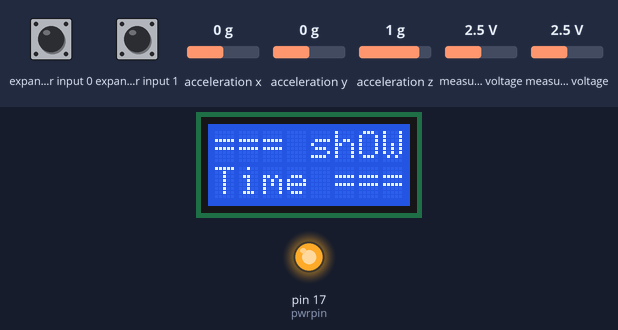
The sketch below on a simulated Arduino Uno, built with avr-gcc and run on an emulated ATmega328P. On the bench: 8×2 character LCD, output pins drawn as LEDs (lit = HIGH). Wiring (inferred from the names in the program): Wii Nunchuk at I2C address 0x52. Inputs (shaded band) come from the test bench; at power-on: expander input 0 HIGH, expander input 1 HIGH, acceleration x 0 g, acceleration y 0 g, acceleration z 1 g, measured voltage 2.5 V. What the sketch prints to the serial monitor is not drawn.

Above: at 0.2 s.
At 6.3 s:
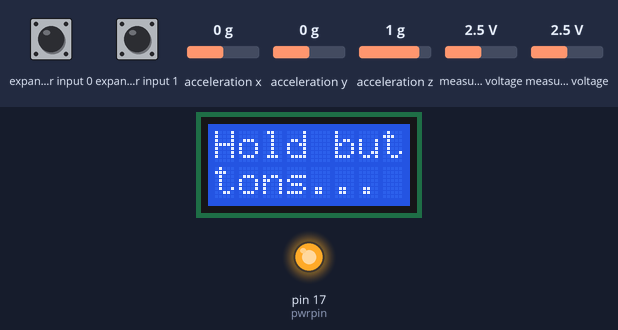
6.4 s: expander input 0 pulled LOW for 0.15 s
At 7.1 s:
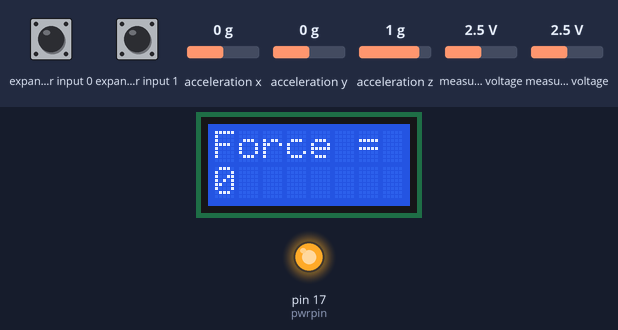
Timing chart, 0 to 9.4 s (numbered marks = the images above; inputs shaded):
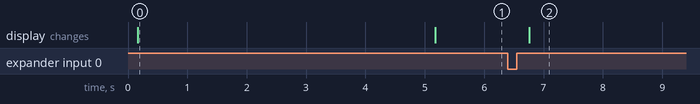

Measured:
- after the input at 6.4 s, the display: changes after 0.36 s (image 2)
- what the display in image 0 shows lasts 5.0 s, from 0.2 s to 5.2 s

The sketch:

shOWTime.ino
```cpp
/* shOWTime
 * Thomas Phillips
 * November 9, 2012
 *
 * Contains code from WiiChuckDemo --
 * 2008 Tod E. Kurt, http://thingm.com/
 *
 */

#include <Wire.h>
#include "nunchuck_funcs.h"
#include <LiquidCrystal.h>
#include <avr/sleep.h>

unsigned int accx, accy, accz;
byte zbut, cbut;

int loop_cnt = 0;
int endFlag = 1;
int sleepCounter = 0;
int firstX, firstY, firstZ, lastX, lastY, lastZ, force, time;
LiquidCrystal lcd(12, 11, 5, 4, 3, 2);

void setup()
{
  Serial.begin(19200);
  nunchuck_setpowerpins();
  nunchuck_init(); // send the initilization handshake
  time = 0;

  lcd.clear();
  lcd.begin(8, 2);

  // Display welcome message for 5 seconds
  char message[17] = "=== shOWTime ===";
  lcd.setCursor(0,0);
  lcd.write((byte*)message, 8);
  lcd.setCursor(0,1);
  lcd.print(message+8);
  Serial.print("\n=== shOWTime ===\n");
  delay(5000);

  //
  lcd.setCursor(0,1);
  char nextMessage[17] = "Hold buttons...";
  lcd.clear();
  lcd.write((byte*)nextMessage,8);
  lcd.setCursor(0,1);
  lcd.print(nextMessage+8);
}

void loop()
{
  if( loop_cnt > 100 )
  { // every 100 msecs get new data
    loop_cnt = 0;

    // Retrieve data from nunchuk every 100ms
    nunchuck_get_data();

    // Data is filled in a buffer, retrieved with the nunchuck_*() functions
    zbut = nunchuck_zbutton();
    cbut = nunchuck_cbutton();

    accx  = nunchuck_accelx();
    accy  = nunchuck_accely();
    accz  = nunchuck_accelz();

    // Detect for when C and Z buttons are pressed together
    if ((1 == zbut) || (1 == cbut))
    {
      if (endFlag)
      {
        firstX = accx;
        firstY = accy;
        firstZ = accz;
      }

      endFlag = 0;
      time++;
    }

    // Execution will stay in this loop while C and Z buttons are not pressed.
    // The code inside the else if will only execute if the endFlag value is
    // equal to 1. Using this also allows the code to execute only once, as
    // opposed to each iteration of the loop() function.
    else if ((0 == zbut) || (0 == cbut))
    {
      if (!endFlag)
      {
        lastX = accx;
        lastY = accy;
        lastZ = accz;
        force = (((abs(firstX - lastX))+(abs(firstY - lastY))+(abs(firstZ - lastZ)))/time);

        Serial.print("\n\n------------------------------------------------------\n");
        Serial.print("------------------------------------------------------\n\n");

        Serial.print("C and Z buttons were held for ");
        Serial.print(time);
        Serial.print(" ticks.\n");

        Serial.print("\tFirst\tLast\tDifference\nX\t");
        Serial.print(firstX);
        Serial.print("\t");
        Serial.print(lastX);
        Serial.print("\t");
        Serial.print(abs(firstX - lastX));
        Serial.print("\nY\t");
        Serial.print(firstY);
        Serial.print("\t");
        Serial.print(lastY);
        Serial.print("\t");
        Serial.print(abs(firstY - lastY));
        Serial.print("\nZ\t");
        Serial.print(firstZ);
        Serial.print("\t");
        Serial.print(lastZ);
        Serial.print("\t");
        Serial.print(abs(firstZ - lastZ));
        Serial.print("\n\nDerived Force: ");
        Serial.print(force);
        Serial.print("\n\n------------------------------------------------------\n");
        Serial.print("------------------------------------------------------\n\n");

        lcd.clear();
        lcd.print("Force = ");
        lcd.setCursor(0,1);
        lcd.print(force);


        time = 0;

        firstX = 0;
        firstY = 0;
        firstZ = 0;

        lastX = 0;
        lastY = 0;
        lastZ = 0;

        endFlag = 1;

      }
    }
  }

if(sleepCounter > 1000)
{
//    set_sleep_mode(SLEEP_MODE_PWR_DOWN);
}
  loop_cnt++;
  sleepCounter++;
  delay(1);

}
```

nunchuck_funcs.h
```cpp
/*
 * Nunchuck functions  -- Talk to a Wii Nunchuck
 *
 * This library is from the Bionic Arduino course :
 *                          http://todbot.com/blog/bionicarduino/
 *
 * 2011 John Innis http://johninnis.com
 *      Updated nunchuck_accel* and nunchuck_print_data() functions
 *      To correctly and gracefully handle combining of the Word 5 bits
 *      Special stripped version eliminates print function
 *
 * 2007 Tod E. Kurt, http://todbot.com/blog/
 *
 * The Wii Nunchuck reading code originally from Windmeadow Labs
 *   http://www.windmeadow.com/node/42
 */

// #include <WProgram.h>
#include <Arduino.h>

static uint8_t nunchuck_buf[6]; // array to store bytes of raw nunchuck data,
static unsigned int nunchuck_out[3];  //array to store 10 bit acclerometer data

// Uses port C (analog in) pins as power & ground for Nunchuck
static void nunchuck_setpowerpins()
{
#define pwrpin PORTC3
#define gndpin PORTC2
    DDRC |= _BV(pwrpin) | _BV(gndpin);
    PORTC &=~ _BV(gndpin);
    PORTC |=  _BV(pwrpin);
    delay(100);  // wait for things to stabilize
}

// initialize the I2C system, join the I2C bus,
// and tell the nunchuck we're talking to it
static void nunchuck_init()
{
    Wire.begin();                // join i2c bus as master
    Wire.beginTransmission(0x52);// transmit to device 0x52
#if (ARDUINO >= 100)
    Wire.write((uint8_t)0x40);// sends memory address
    Wire.write((uint8_t)0x00);// sends sent a zero.
#else
    Wire.send((uint8_t)0x40);// sends memory address
    Wire.send((uint8_t)0x00);// sends sent a zero.
#endif
    Wire.endTransmission();// stop transmitting
}

// Send a request for data to the nunchuck
// was "send_zero()"
static void nunchuck_send_request()
{
    Wire.beginTransmission(0x52);// transmit to device 0x52
#if (ARDUINO >= 100)
    Wire.write((uint8_t)0x00);// sends one byte
#else
    Wire.send((uint8_t)0x00);// sends one byte
#endif
    Wire.endTransmission();// stop transmitting
}

// Encode data to format that most wiimote drivers except
// only needed if you use one of the regular wiimote drivers
static char nunchuk_decode_byte (char x)
{
    x = (x ^ 0x17) + 0x17;
    return x;
}

// Receive data back from the nunchuck,
// returns 1 on successful read. returns 0 on failure
static int nunchuck_get_data()
{
    int cnt=0;
    Wire.requestFrom (0x52, 6);// request data from nunchuck
    while (Wire.available ()) {
        // receive byte as an integer
        nunchuck_buf[cnt] = nunchuk_decode_byte(Wire.read());
        cnt++;
    }
    nunchuck_send_request();  // send request for next data payload
    // If we recieved the 6 bytes, then go print them
    if (cnt >= 5) {
        return 1;   // success
    }
    return 0; //failure
}


// returns zbutton state: 1=pressed, 0=notpressed
static int nunchuck_zbutton()
{
    return ((nunchuck_buf[5] >> 0) & 1) ? 0 : 1;  // voodoo pointer reference?
}

// returns zbutton state: 1=pressed, 0=notpressed
static int nunchuck_cbutton()
{
    return ((nunchuck_buf[5] >> 1) & 1) ? 0 : 1;  // voodoo
}

// returns value of x-axis joystick
static int nunchuck_joyx()
{
    return nunchuck_buf[0];
}

// returns value of y-axis joystick
static int nunchuck_joyy()
{
    return nunchuck_buf[1];
}

// returns value of x-axis accelerometer
static unsigned int nunchuck_accelx()
{
	  nunchuck_out[0] = (nunchuck_buf[2] << 2) + ((nunchuck_buf[5] & B00001100) >> 2);
    return nunchuck_out[0];
}

// returns value of y-axis accelerometer
static unsigned int nunchuck_accely()
{
	  nunchuck_out[1] = (nunchuck_buf[3] << 2) + ((nunchuck_buf[5] & B00110000) >> 4);
    return nunchuck_out[1];
}

// returns value of z-axis accelerometer
static unsigned int nunchuck_accelz()
{
	  nunchuck_out[2] = (nunchuck_buf[4] << 2) + ((nunchuck_buf[5] & B11000000) >> 6);
    return nunchuck_out[2];
}
```
